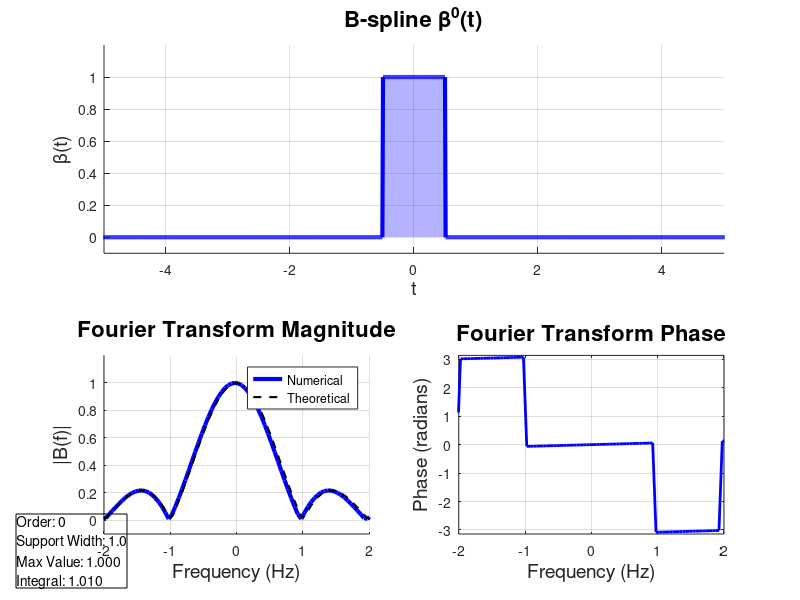

Reproduce this figure in MATLAB. (Note: this script raises an error after producing the figure.)
% B-spline functions and their Fourier transforms animation
close all; clear all; clc;

% Define animation parameters
max_order = 5;  % Maximum order for animation
hold_time = 10; % Hold time in seconds

% Set up custom color scheme
colors = jet(max_order + 1);

% Time domain parameters
t = -10:0.01:10;
dt = t(2) - t(1);
N = length(t);

% Frequency domain parameters
fs = 1/dt;
f = (-N/2:N/2-1)*(fs/N);

% Create single figure with white background
fig = figure('Position', [100 100 1400 800], 'Color', 'w', 'NumberTitle', 'off', ...
    'Name', 'B-spline Analysis', 'Visible', 'on');

% Store all B-splines for overlay
all_bsplines = cell(max_order + 1, 1);
all_fourier = cell(max_order + 1, 1);

% Animation loop
for n = 0:max_order
    % Calculate B-spline of order n
    if n == 0
        bt = double(abs(t) <= 0.5);
    else
        b0 = double(abs(t) <= 0.5);
        bt = b0;
        for k = 1:n
            bt = conv(bt, b0, 'same')/sum(b0);
        end
    end
    
    % Store current B-spline
    all_bsplines{n+1} = bt;
    
    % Calculate Fourier transform
    Bt = fftshift(fft(fftshift(bt)));
    all_fourier{n+1} = abs(Bt)/max(abs(Bt));
    
    % Theoretical Fourier transform
    w = 2*pi*f;
    Bt_theory = (sin(w/2)./(w/2)).^(n+1);
    Bt_theory(isnan(Bt_theory)) = 1;
    
    % B-spline plot
    subplot(2,2,[1,2]);
    cla;
    hold on;
    % Plot previous B-splines with transparency
    for i = 1:n
        fill([t fliplr(t)], [all_bsplines{i} zeros(size(t))], ...
            colors(i,:), 'FaceAlpha', 0.1, 'EdgeColor', 'none');
    end
    % Plot current B-spline
    plot(t, bt, 'LineWidth', 3, 'Color', colors(n+1,:));
    fill([t fliplr(t)], [bt zeros(size(t))], colors(n+1,:), ...
        'FaceAlpha', 0.3, 'EdgeColor', 'none');
    title(sprintf('B-spline β^{%d}(t)', n), 'FontSize', 16);
    xlabel('t', 'FontSize', 14);
    ylabel('β(t)', 'FontSize', 14);
    grid on;
    axis([-5 5 -0.1 1.2]);
    
    % Fourier transform magnitude plot
    subplot(2,2,3);
    cla;
    hold on;
    % Plot all previous Fourier transforms
    for i = 1:n
        h = plot(f, all_fourier{i});
        set(h, 'Color', [colors(i,:) 0.3], 'LineWidth', 1);
    end
    % Plot current Fourier transform
    plot(f, abs(Bt)/max(abs(Bt)), 'LineWidth', 3, 'Color', colors(n+1,:));
    plot(f, abs(Bt_theory), '--k', 'LineWidth', 1.5);
    title('Fourier Transform Magnitude', 'FontSize', 16);
    xlabel('Frequency (Hz)', 'FontSize', 14);
    ylabel('|B(f)|', 'FontSize', 14);
    legend('Numerical', 'Theoretical');
    grid on;
    axis([-2 2 -0.1 1.2]);
    
    % Phase plot
    subplot(2,2,4);
    cla;
    phase = angle(Bt);
    plot(f, phase, 'Color', colors(n+1,:), 'LineWidth', 2);
    title('Fourier Transform Phase', 'FontSize', 16);
    xlabel('Frequency (Hz)', 'FontSize', 14);
    ylabel('Phase (radians)', 'FontSize', 14);
    grid on;
    axis([-2 2 -pi pi]);
    
    % Add properties text box
    delete(findall(gcf,'type','annotation'));
    annotation('textbox', [0.02 0.02 0.3 0.1], 'String', {...
        sprintf('Order: %d', n), ...
        sprintf('Support Width: %.1f', sum(bt > 0.001)*dt), ...
        sprintf('Max Value: %.3f', max(bt)), ...
        sprintf('Integral: %.3f', sum(bt)*dt)}, ...
        'BackgroundColor', [1 1 1 0.7], ...
        'EdgeColor', 'k', 'FaceAlpha', 0.7);
    
    % Countdown timer
    for countdown = hold_time:-1:1
        sgtitle(sprintf('B-spline Analysis (Order = %d)\nNext order in: %d seconds', ...
            n, countdown), 'FontSize', 16);
        drawnow;
        pause(1);
    end
    
    if n < max_order
        clf(fig);
    end
end

% Add interactive controls
pan on;
zoom on;

% Final message
sgtitle(sprintf('B-spline Analysis Complete\nFinal Order: %d', max_order), 'FontSize', 16);